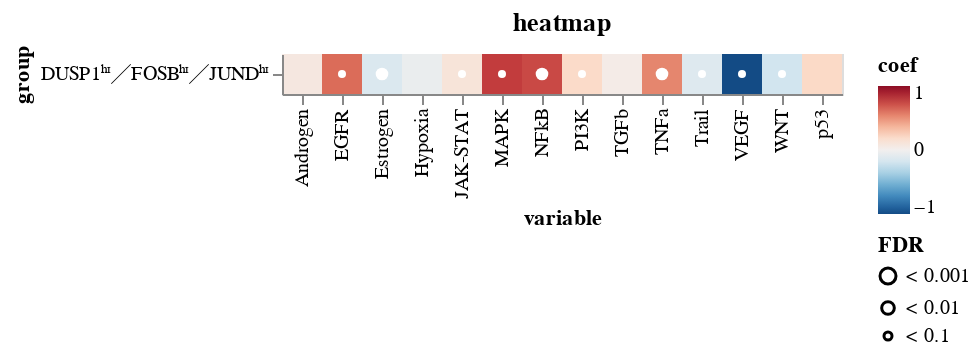

The code cell stored with this chart in its notebook:
### Code cell
ch = sh.compare_groups.pl.plot_lm_result_altair(res, p_cutoff=1)
ch.save(f"{artifact_dir}/progeny_malignant_b_vs_DUSP1ʰᶦ╱FOSBʰᶦ╱JUNDʰᶦ_lm_heatmap.svg")
ch.display()

### Figure 1 — Vega-Lite specification as saved in the notebook (floating-point values rounded to 4 significant figures)
{"config": {"view": {"continuousWidth": 400, "continuousHeight": 300}, "mark": {"opacity": 1}}, "layer": [{"data": {"name": "data-b01c7eaa512cf650544b28bc2c6dc8ee"}, "mark": "rect", "encoding": {"color": {"field": "coef", "scale": {"domain": [-1.116, 1.116], "reverse": true, "scheme": "redblue"}, "type": "quantitative"}, "x": {"field": "variable", "sort": "ascending", "type": "nominal"}, "y": {"field": "group", "type": "nominal"}}, "title": "heatmap"}, {"data": {"name": "data-10af01e1d02fe66638fe17b596c066f6"}, "mark": {"type": "point", "color": "white", "filled": true, "stroke": "black", "strokeWidth": 0}, "encoding": {"size": {"field": "FDR", "scale": {"domain": ["< 0.001", "< 0.01", "< 0.1"], "range": [64.0, 16.0, 4.0]}, "type": "nominal"}, "x": {"field": "variable", "sort": "ascending", "type": "nominal"}, "y": {"field": "group", "type": "nominal"}}}], "$schema": "https://vega.github.io/schema/vega-lite/v4.17.0.json", "datasets": {"data-b01c7eaa512cf650544b28bc2c6dc8ee": [{"coef": -0.1619, "intercept": -0.2655, "pvalue": 0.001354, "variable": "Estrogen", "group": "DUSP1ʰᶦ╱FOSBʰᶦ╱JUNDʰᶦ", "fdr": 0.006319, "FDR": "< 0.01"}, {"coef": 0.8239, "intercept": 0.09071, "pvalue": 0.001025, "variable": "NFkB", "group": "DUSP1ʰᶦ╱FOSBʰᶦ╱JUNDʰᶦ", "fdr": 0.006319, "FDR": "< 0.01"}, {"coef": 0.6015, "intercept": 0.2052, "pvalue": 0.001047, "variable": "TNFa", "group": "DUSP1ʰᶦ╱FOSBʰᶦ╱JUNDʰᶦ", "fdr": 0.006319, "FDR": "< 0.01"}, {"coef": -1.116, "intercept": -0.4333, "pvalue": 0.004854, "variable": "VEGF", "group": "DUSP1ʰᶦ╱FOSBʰᶦ╱JUNDʰᶦ", "fdr": 0.01699, "FDR": "< 0.1"}, {"coef": 0.8728, "intercept": -0.1534, "pvalue": 0.008369, "variable": "MAPK", "group": "DUSP1ʰᶦ╱FOSBʰᶦ╱JUNDʰᶦ", "fdr": 0.02343, "FDR": "< 0.1"}, {"coef": 0.698, "intercept": 0.0422, "pvalue": 0.01073, "variable": "EGFR", "group": "DUSP1ʰᶦ╱FOSBʰᶦ╱JUNDʰᶦ", "fdr": 0.02504, "FDR": "< 0.1"}, {"coef": 0.2221, "intercept": -0.058, "pvalue": 0.01631, "variable": "PI3K", "group": "DUSP1ʰᶦ╱FOSBʰᶦ╱JUNDʰᶦ", "fdr": 0.03235, "FDR": "< 0.1"}, {"coef": -0.1424, "intercept": 0.1513, "pvalue": 0.01849, "variable": "Trail", "group": "DUSP1ʰᶦ╱FOSBʰᶦ╱JUNDʰᶦ", "fdr": 0.03235, "FDR": "< 0.1"}, {"coef": 0.1283, "intercept": -0.08752, "pvalue": 0.03448, "variable": "JAK-STAT", "group": "DUSP1ʰᶦ╱FOSBʰᶦ╱JUNDʰᶦ", "fdr": 0.04827, "FDR": "< 0.1"}, {"coef": -0.2241, "intercept": 0.2518, "pvalue": 0.03297, "variable": "WNT", "group": "DUSP1ʰᶦ╱FOSBʰᶦ╱JUNDʰᶦ", "fdr": 0.04827, "FDR": "< 0.1"}, {"coef": 0.2302, "intercept": 0.2212, "pvalue": 0.08749, "variable": "p53", "group": "DUSP1ʰᶦ╱FOSBʰᶦ╱JUNDʰᶦ", "fdr": 0.1114, "FDR": null}, {"coef": 0.08604, "intercept": 0.1628, "pvalue": 0.1135, "variable": "Androgen", "group": "DUSP1ʰᶦ╱FOSBʰᶦ╱JUNDʰᶦ", "fdr": 0.1324, "FDR": null}, {"coef": -0.05298, "intercept": 0.2704, "pvalue": 0.4728, "variable": "Hypoxia", "group": "DUSP1ʰᶦ╱FOSBʰᶦ╱JUNDʰᶦ", "fdr": 0.5092, "FDR": null}, {"coef": 0.04124, "intercept": -0.2297, "pvalue": 0.7031, "variable": "TGFb", "group": "DUSP1ʰᶦ╱FOSBʰᶦ╱JUNDʰᶦ", "fdr": 0.7031, "FDR": null}], "data-10af01e1d02fe66638fe17b596c066f6": [{"coef": -0.1619, "intercept": -0.2655, "pvalue": 0.001354, "variable": "Estrogen", "group": "DUSP1ʰᶦ╱FOSBʰᶦ╱JUNDʰᶦ", "fdr": 0.006319, "FDR": "< 0.01"}, {"coef": 0.8239, "intercept": 0.09071, "pvalue": 0.001025, "variable": "NFkB", "group": "DUSP1ʰᶦ╱FOSBʰᶦ╱JUNDʰᶦ", "fdr": 0.006319, "FDR": "< 0.01"}, {"coef": 0.6015, "intercept": 0.2052, "pvalue": 0.001047, "variable": "TNFa", "group": "DUSP1ʰᶦ╱FOSBʰᶦ╱JUNDʰᶦ", "fdr": 0.006319, "FDR": "< 0.01"}, {"coef": -1.116, "intercept": -0.4333, "pvalue": 0.004854, "variable": "VEGF", "group": "DUSP1ʰᶦ╱FOSBʰᶦ╱JUNDʰᶦ", "fdr": 0.01699, "FDR": "< 0.1"}, {"coef": 0.8728, "intercept": -0.1534, "pvalue": 0.008369, "variable": "MAPK", "group": "DUSP1ʰᶦ╱FOSBʰᶦ╱JUNDʰᶦ", "fdr": 0.02343, "FDR": "< 0.1"}, {"coef": 0.698, "intercept": 0.0422, "pvalue": 0.01073, "variable": "EGFR", "group": "DUSP1ʰᶦ╱FOSBʰᶦ╱JUNDʰᶦ", "fdr": 0.02504, "FDR": "< 0.1"}, {"coef": 0.2221, "intercept": -0.058, "pvalue": 0.01631, "variable": "PI3K", "group": "DUSP1ʰᶦ╱FOSBʰᶦ╱JUNDʰᶦ", "fdr": 0.03235, "FDR": "< 0.1"}, {"coef": -0.1424, "intercept": 0.1513, "pvalue": 0.01849, "variable": "Trail", "group": "DUSP1ʰᶦ╱FOSBʰᶦ╱JUNDʰᶦ", "fdr": 0.03235, "FDR": "< 0.1"}, {"coef": 0.1283, "intercept": -0.08752, "pvalue": 0.03448, "variable": "JAK-STAT", "group": "DUSP1ʰᶦ╱FOSBʰᶦ╱JUNDʰᶦ", "fdr": 0.04827, "FDR": "< 0.1"}, {"coef": -0.2241, "intercept": 0.2518, "pvalue": 0.03297, "variable": "WNT", "group": "DUSP1ʰᶦ╱FOSBʰᶦ╱JUNDʰᶦ", "fdr": 0.04827, "FDR": "< 0.1"}]}}
